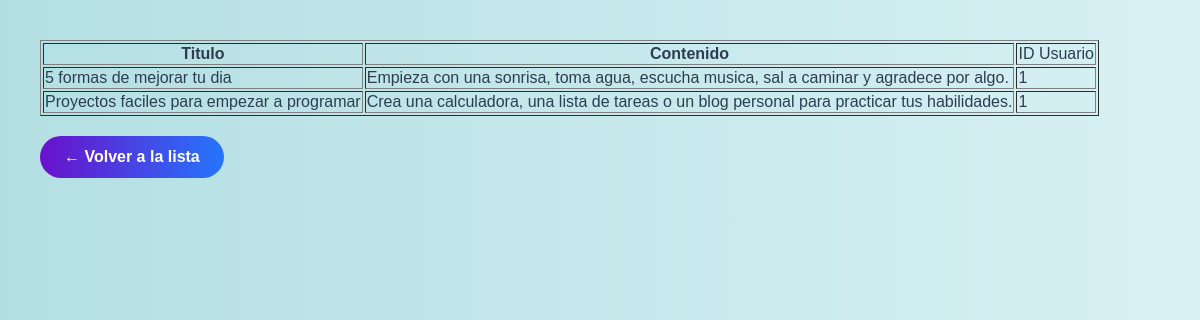
/controllers/user_posts.php?id=1, run on the app's committed database.
### tables this page shows
CREATE TABLE posts (
    id INT UNSIGNED AUTO_INCREMENT PRIMARY KEY,
    title VARCHAR(50) NOT NULL,
    content VARCHAR(512),
    user_id INT UNSIGNED NOT NULL,
    created_at TIMESTAMP DEFAULT CURRENT_TIMESTAMP,
    updated_at TIMESTAMP DEFAULT CURRENT_TIMESTAMP ON UPDATE CURRENT_TIMESTAMP,
    FOREIGN KEY (user_id) REFERENCES users(id)
);

### models/Connection.php (called while the page is built, shortened)
<?php
class Connection{
    private $host = "localhost:3308";
    private $user = "root";
    private $password = "";
    private $db = "actividad7";
    private $port = 3306;
    protected function connect(){
        try{
            $this->connection = mysqli_connect($this->host, $this->user, $this->password, $this->db, $this->port);
        } catch (Exception $e){
            echo "Error: " . $e->getMessage();
            die("Connection failed");
        }
    }
}

### models/Post.php (called while the page is built, shortened)
<?php
include_once "Connection.php";
class Post extends Connection{
    private $table = "posts";
    public function userPosts($user_id){
        $pre = $this->connection->prepare(
            "SELECT * from $this->table WHERE user_id = ?"
        );
        $pre->bind_param('i',$user_id);
        $pre->execute();
        $res = $pre->get_result();
        $posts = $res->fetch_all(MYSQLI_ASSOC);
        return $posts;
    }
}

### views/user_posts.php (the view, shortened to what this page needs)
<!DOCTYPE html>
<html lang="en">
<head>
    <link rel="stylesheet" href="../public/estilos.css">
</head>
<body>
    <table border="1">
        <tr>
            <th>Titulo</th>
            <th>Contenido</th>
            <td>ID Usuario</td>
        </tr>
        <?php
        foreach ($posts as $post){
            echo "<tr>";
                echo "<td>".$post['title']."</td>";
                echo "<td>".$post['content']."</td>";
                echo "<td>".$post['user_id']."</td>";
            echo "</tr>";
        }
        ?>
    </table>
</body>
<a href="../index.php" class="btn-volver">← Volver a la lista</a>
</html>

### public/estilos.css (style rules this page uses)
body { margin: 0; padding: 40px; font-family: 'Poppins', sans-serif; background: linear-gradient(to right, #b3dfe3, #d8f1f4); color: #2c3e50; }
.btn-volver { display: inline-block; margin-top: 20px; padding: 12px 24px; background: linear-gradient(to right, #6a11cb, #2575fc); color: white; text-decoration: none; border-radius: 50px; font-size: 16px; font-weight: bold; transition: transform 0.2s ease, background-color 0.3s ease; }

### data on the page
posts: title "5 formas de mejorar tu dia", content "Empieza con una sonrisa, toma agua, escucha musica, sal a caminar y agradece por algo.", user "1"
posts: title "Proyectos faciles para empezar a programar", content "Crea una calculadora, una lista de tareas o un blog personal para practicar tus habilidades.", user "1"
